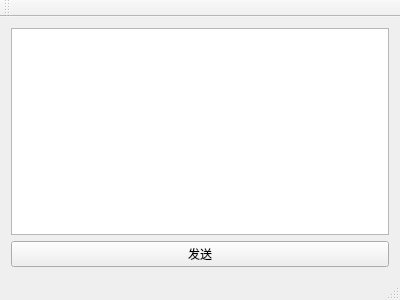
<?xml version="1.0" encoding="UTF-8"?>
<ui version="4.0">
 <class>MainWindow</class>
 <widget class="QMainWindow" name="MainWindow">
  <property name="geometry">
   <rect>
    <x>0</x>
    <y>0</y>
    <width>400</width>
    <height>300</height>
   </rect>
  </property>
  <property name="windowTitle">
   <string>MainWindow</string>
  </property>
  <widget class="QWidget" name="centralWidget">
   <layout class="QGridLayout" name="gridLayout">
    <item row="0" column="0">
     <widget class="QTextEdit" name="textEdit"/>
    </item>
    <item row="1" column="0">
     <widget class="QPushButton" name="sendBtn">
      <property name="text">
       <string>发送</string>
      </property>
     </widget>
    </item>
   </layout>
  </widget>
  <widget class="QMenuBar" name="menuBar">
   <property name="geometry">
    <rect>
     <x>0</x>
     <y>0</y>
     <width>400</width>
     <height>21</height>
    </rect>
   </property>
  </widget>
  <widget class="QToolBar" name="mainToolBar">
   <attribute name="toolBarArea">
    <enum>TopToolBarArea</enum>
   </attribute>
   <attribute name="toolBarBreak">
    <bool>false</bool>
   </attribute>
  </widget>
  <widget class="QStatusBar" name="statusBar"/>
 </widget>
 <layoutdefault spacing="6" margin="11"/>
 <resources/>
 <connections/>
</ui>
